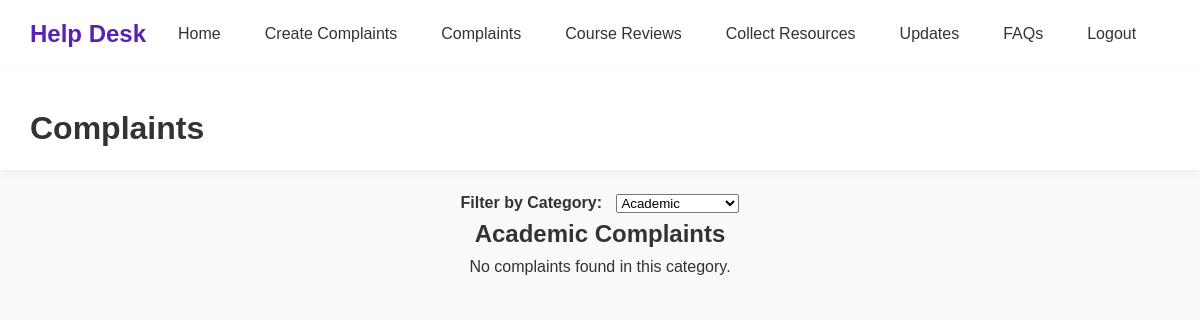
Page /complaints.php?category=academic (signed in) on the earlier database version.
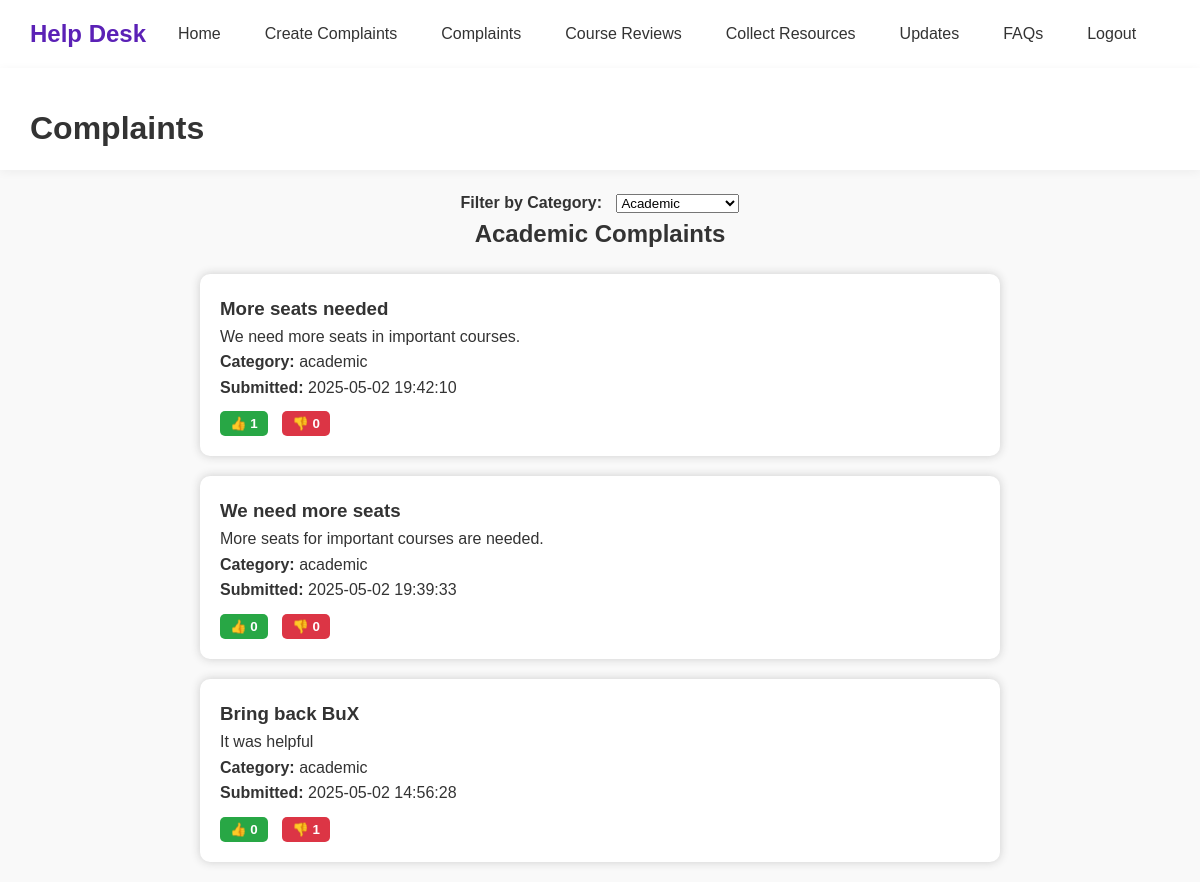
Same page on the later database version.
### tables this page shows
CREATE TABLE `complaints` (
  `id` int(11) NOT NULL,
  `title` varchar(255) NOT NULL,
  `description` text NOT NULL,
  `category` varchar(100) NOT NULL,
  `status` enum('Pending','Resolved','Rejected') DEFAULT 'Pending',
  `created_at` timestamp NOT NULL DEFAULT current_timestamp(),
  `user_id` int(11) DEFAULT NULL
);

### complaints.php (the view, shortened to what this page needs)
<?php
include 'database.php';
$category_filter = "";
$params = [];
$sql = "
    SELECT c.id, c.title, c.description, c.category, c.created_at,
        SUM(CASE WHEN v.vote_type = 'upvote' THEN 1 ELSE 0 END) AS upvotes,
        SUM(CASE WHEN v.vote_type = 'downvote' THEN 1 ELSE 0 END) AS downvotes,
        c.user_id
    FROM complaints c
    LEFT JOIN votes v ON c.id = v.complaint_id
";
if (isset($_GET['category']) && !empty($_GET['category'])) {
    $category_filter = $_GET['category'];
    $sql .= " WHERE c.category = ?";
    $params[] = $category_filter;
}
$sql .= " GROUP BY c.id ORDER BY c.created_at DESC";
$stmt = $conn->prepare($sql);
if (!empty($params)) {
    $stmt->bind_param("s", $params[0]);
}
$stmt->execute();
$result = $stmt->get_result();
?>
<header class="page-header">
    <div class="header-title">Complaints</div>
</header>
<div style="text-align:center; margin-top: 20px;">
    <strong>Filter by Category:</strong>
    <form method="GET" action="complaints.php" style="display: inline-block; margin-left: 10px;">
        <select name="category" onchange="this.form.submit()">
            <?php
                $categories = [
                    "academic" => "Academic",
                    "facilities" => "Facilities",
                    "administration" => "Administration",
                    "student_services" => "Student Services",
                    "others" => "Others"
                ];
                foreach ($categories as $key => $label) {
                    $selected = ($key === $category_filter) ? "selected" : "";
                    echo "<option value=\"$key\" $selected>$label</option>";
                }
            ?>
        </select>
    </form>
</div>
<div class="content">
    <h2 style="text-align:center;">
        <?php echo $category_filter && $category_filter !== 'all' ? ucfirst($category_filter) . " Complaints" : "All Complaints"; ?>
    </h2>
    <?php if ($result->num_rows === 0): ?>
        <p style="text-align:center;">No complaints found in this category.</p>
    <?php endif; ?>
    <?php while ($row = $result->fetch_assoc()) : ?>
        <div class="complaint-card">
            <h3><?php echo htmlspecialchars($row['title']); ?></h3>
            <p><?php echo nl2br(htmlspecialchars($row['description'])); ?></p>
            <p><strong>Category:</strong> <?php echo htmlspecialchars($row['category']); ?></p>
            <p><strong>Submitted:</strong> <?php echo $row['created_at']; ?></p>
            <form method="POST" class="vote-form">
                <button type="submit" name="vote_type" value="upvote" class="upvote">👍 <?php echo $row['upvotes']; ?></button>
                <button type="submit" name="vote_type" value="downvote" class="downvote">👎 <?php echo $row['downvotes']; ?></button>
            </form>
        </div>
    <?php endwhile; ?>
</div>

Differences in the rows shown:
added complaints: title "More seats needed", description "We need more seats in important courses.", category "academic", created_at "2025-05-02 19:42:10", upvotes "1", downvotes "0"
added complaints: title "We need more seats", description "More seats for important courses are needed.", category "academic", created_at "2025-05-02 19:39:33", upvotes "0", downvotes "0"
added complaints: title "Bring back BuX", description "It was helpful", category "academic", created_at "2025-05-02 14:56:28", upvotes "0", downvotes "1"
Other differences:
text no longer shown: "No complaints found in this category."
